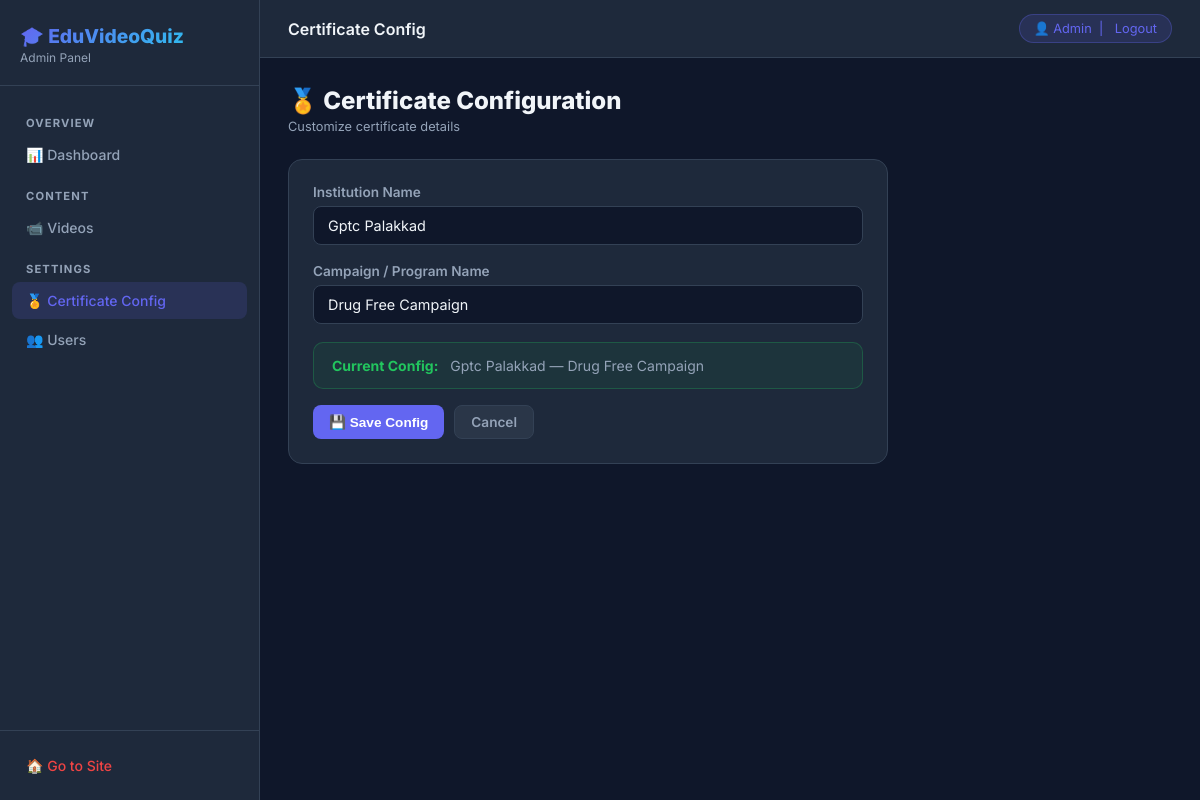
Screenshot of /custom-admin/certificate-config/ (signed in) with the database file from the repository.
### users/models.py (models this page shows, shortened)
class CustomUser(AbstractBaseUser, PermissionsMixin):
    email = models.EmailField(unique=True)
    first_name = models.CharField(max_length=150)
    last_name = models.CharField(max_length=150, blank=True)
    is_active = models.BooleanField(default=True)
    is_staff = models.BooleanField(default=False)
    date_joined = models.DateTimeField(default=timezone.now)
    objects = CustomUserManager()
    USERNAME_FIELD = 'email'
    REQUIRED_FIELDS = ['first_name', 'last_name']

### video_app/models.py (models this page shows, shortened)
class CertificateConfig(models.Model):
    institution_name = models.CharField(max_length=255, default="Your Institution Name")
    campaign_name = models.CharField(max_length=255, default="Your Campaign Name")

### video_app/views.py (the view)
# urls.py: path('custom-admin/certificate-config/', views.admin_certificate_config, name='admin_certificate_config'),
@staff_required
def admin_certificate_config(request):
    config = CertificateConfig.objects.first()
    if request.method == 'POST':
        form = CertificateConfigForm(request.POST, instance=config)
        if form.is_valid():
            form.save()
            return redirect('video_app:admin_dashboard')
    else:
        form = CertificateConfigForm(instance=config)
    return render(request, 'admin/certificate_config.html', {'form': form, 'config': config})

### video_app/forms.py
class CertificateConfigForm(forms.ModelForm):
    class Meta:
        model = CertificateConfig
        fields = ['institution_name', 'campaign_name']
        widgets = {
            'institution_name': forms.TextInput(attrs={'class': 'form-input', 'placeholder': 'Institution Name'}),
            'campaign_name': forms.TextInput(attrs={'class': 'form-input', 'placeholder': 'Campaign / Program Name'}),
        }

### video_app/views.py (called while the page is built)
def staff_required(view_func):
    decorated = user_passes_test(
        lambda u: u.is_active and u.is_staff,
        login_url='/admin-login/'
    )(view_func)
    return decorated

### video_app/templates/admin/certificate_config.html (shortened to what this page needs)
{% extends 'admin/base_admin.html' %}
{% block page_title %}Certificate Config{% endblock %}
{% block content %}
<div class="page-header">
    <div>
        <h1>🏅 Certificate Configuration</h1>
        <span class="breadcrumb">Customize certificate details</span>
    </div>
</div>
<div class="card" style="max-width:600px;">
    <form method="post">
        <div class="form-group">
            <label class="form-label">Institution Name</label>
            {{ form.institution_name }}
        </div>
        <div class="form-group">
            <label class="form-label">Campaign / Program Name</label>
            {{ form.campaign_name }}
        </div>
        {% if config %}
        <div class="alert"
            style="background:rgba(34,197,94,0.07);border:1px solid rgba(34,197,94,0.25);margin-bottom:16px;">
            <strong style="color:#22c55e;">Current Config:</strong>
            <span style="color:#94a3b8;margin-left:8px;">{{ config.institution_name }} — {{ config.campaign_name }}</span>
        </div>
        {% endif %}
        <div style="display:flex;gap:10px;">
            <button type="submit" class="btn btn-primary">💾 Save Config</button>
            <a href="{% url 'video_app:admin_dashboard' %}" class="btn btn-secondary">Cancel</a>
        </div>
    </form>
</div>
{% endblock %}

### video_app/templates/admin/base_admin.html (shortened to what this page needs)
<!DOCTYPE html>
<html lang="en">
<head>
</head>
<body>
<aside class="sidebar" id="sidebar">
  <div class="sidebar-brand">
    <h1>🎓 EduVideoQuiz</h1>
    <p>Admin Panel</p>
  </div>
  <nav class="sidebar-nav">
    <div class="nav-section">Overview</div>
    <a href="{% url 'video_app:admin_dashboard' %}" class="{% if request.resolver_match.url_name == 'admin_dashboard' %}active{% endif %}">
      📊 Dashboard
    </a>
    <div class="nav-section">Content</div>
    <a href="{% url 'video_app:admin_videos' %}" class="{% if 'video' in request.resolver_match.url_name %}active{% endif %}">
      📹 Videos
    </a>
    <div class="nav-section">Settings</div>
    <a href="{% url 'video_app:admin_certificate_config' %}" class="{% if request.resolver_match.url_name == 'admin_certificate_config' %}active{% endif %}">
      🏅 Certificate Config
    </a>
    <a href="{% url 'video_app:admin_users' %}" class="{% if request.resolver_match.url_name == 'admin_users' %}active{% endif %}">
      👥 Users
    </a>
  </nav>
  <div class="sidebar-footer">
    <a href="{% url 'video_app:home' %}">🏠 Go to Site</a>
  </div>
</aside>
<div class="main">
  <header class="topbar">
    <div style="display:flex;align-items:center;gap:14px;">
      <h2>{% block page_title %}Dashboard{% endblock %}</h2>
    </div>
    <div class="admin-badge">
      👤 {{ request.user.first_name|default:request.user.email }}
      &nbsp;|&nbsp;
      <form method="post" action="{% url 'users:logout' %}" style="display:inline;">
        <button type="submit" style="background:none;border:none;color:inherit;cursor:pointer;font-size:inherit;font-family:inherit;padding:0;">Logout</button>
      </form>
    </div>
  </header>
  <main class="content">
    {% block content %}{% endblock %}
  </main>
</div>
</body>
</html>

### video_app/templates/admin/base_admin.html (style rules this page uses)
:root { --bg: #0f172a; --sidebar: #1e293b; --card: #1e293b; --border: #334155; --primary: #6366f1; --primary-hover: #5152e6; --accent: #22d3ee; --danger: #ef4444; --success: #22c55e; --warning: #f59e0b; --text: #f1f5f9; --muted: #94a3b8; --input-bg: #0f172a; }
* { box-sizing: border-box; margin: 0; padding: 0; }
body { font-family: 'Inter', sans-serif; background: var(--bg); color: var(--text); display: flex; min-height: 100vh; }
.sidebar { width: 260px; background: var(--sidebar); border-right: 1px solid var(--border); display: flex; flex-direction: column; position: fixed; top: 0; left: 0; height: 100vh; z-index: 100; overflow-y: auto; transition: transform 0.3s ease; }
.sidebar-brand { padding: 24px 20px 20px; border-bottom: 1px solid var(--border); }
.sidebar-brand h1 { font-size: 1.2rem; font-weight: 800; background: linear-gradient(135deg, var(--primary), var(--accent)); -webkit-background-clip: text; -webkit-text-fill-color: transparent; background-clip: text; }
.sidebar-brand p { font-size: 0.75rem; color: var(--muted); margin-top: 2px; }
.sidebar-nav { padding: 16px 12px; flex: 1; }
.sidebar-nav a { display: flex; align-items: center; gap: 10px; padding: 10px 14px; border-radius: 8px; color: var(--muted); text-decoration: none; font-size: 0.875rem; font-weight: 500; transition: all 0.2s; margin-bottom: 2px; }
.sidebar-nav a:hover, .sidebar-nav a.active { background: rgba(99,102,241,0.15); color: var(--primary); }
.sidebar-nav .nav-section { font-size: 0.7rem; font-weight: 700; text-transform: uppercase; letter-spacing: 0.1em; color: var(--muted); padding: 14px 14px 6px; }
.sidebar-footer { padding: 16px 12px; border-top: 1px solid var(--border); }
.sidebar-footer a { display: flex; align-items: center; gap: 8px; padding: 10px 14px; border-radius: 8px; color: var(--danger); text-decoration: none; font-size: 0.875rem; font-weight: 500; transition: background 0.2s; }
.main { margin-left: 260px; flex: 1; display: flex; flex-direction: column; min-height: 100vh; }
.topbar { background: var(--sidebar); border-bottom: 1px solid var(--border); padding: 14px 28px; display: flex; align-items: center; justify-content: space-between; position: sticky; top: 0; z-index: 50; }
.topbar h2 { font-size: 1rem; font-weight: 600; }
.topbar .admin-badge { display: flex; align-items: center; gap: 8px; background: rgba(99,102,241,0.15); border: 1px solid rgba(99,102,241,0.3); border-radius: 20px; padding: 6px 14px; font-size: 0.8rem; color: var(--primary); }
.content { padding: 28px; flex: 1; }
.card { background: var(--card); border: 1px solid var(--border); border-radius: 14px; padding: 24px; margin-bottom: 20px; }
.btn { display: inline-flex; align-items: center; gap: 6px; padding: 8px 16px; border-radius: 8px; font-size: 0.85rem; font-weight: 600; border: none; cursor: pointer; transition: all 0.2s; text-decoration: none; }
.btn-primary { background: var(--primary); color: white; }
.btn-secondary { background: rgba(148,163,184,0.1); color: var(--muted); border: 1px solid var(--border); }
.form-group { margin-bottom: 18px; }
.form-label { display: block; font-size: 0.85rem; font-weight: 600; color: var(--muted); margin-bottom: 6px; }
.form-input { width: 100%; background: var(--input-bg); border: 1px solid var(--border); border-radius: 8px; padding: 10px 14px; color: var(--text); font-size: 0.9rem; font-family: 'Inter', sans-serif; transition: border-color 0.2s, box-shadow 0.2s; }
.alert { padding: 14px 18px; border-radius: 10px; margin-bottom: 18px; font-size: 0.875rem; }
.page-header { display: flex; align-items: center; justify-content: space-between; margin-bottom: 24px; flex-wrap: wrap; gap: 12px; }
.page-header h1 { font-size: 1.5rem; font-weight: 800; }
.page-header .breadcrumb { font-size: 0.8rem; color: var(--muted); }

### rows the page displays
CustomUser: user.first_name "Admin"
CertificateConfig: institution_name "Gptc Palakkad", campaign_name "Drug Free Campaign"
